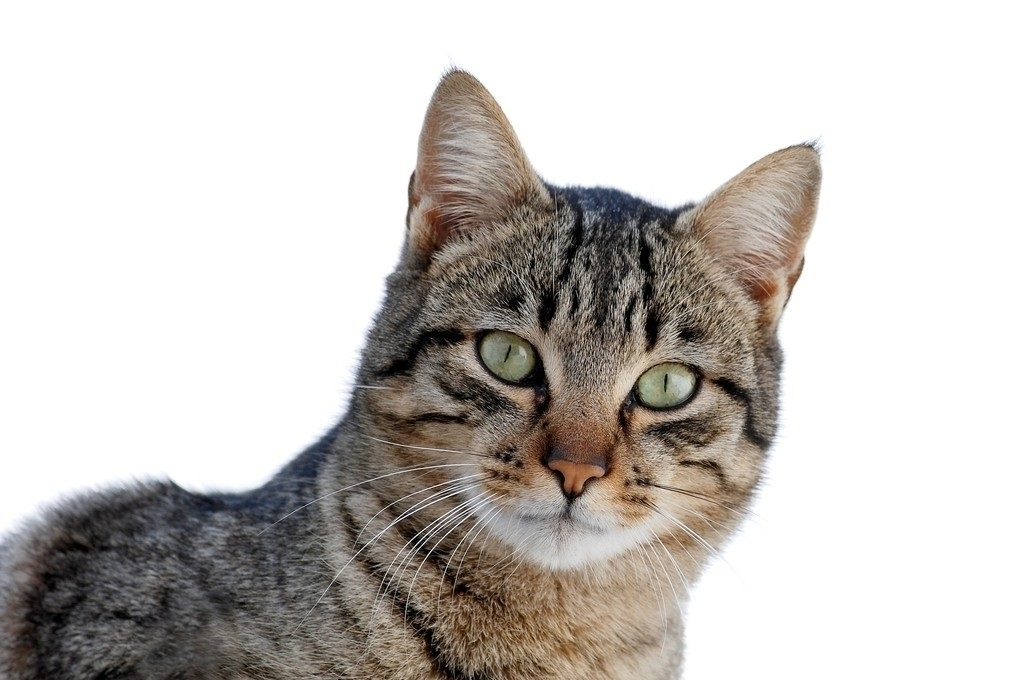
%> input picture Lab/Lab of Week 9/pooling_operation_exercise/cat_input.jpg, 1024 x 680 px
$ octave code.m   (GNU Octave 9; MATLAB toolbox functions it lacks are replaced by stand-ins)
%> lines starting %> are read from the running program, lines starting %| are printed output that depends on the picture
% make sure to change the matlab working directory before execution
%% initialization
clear;
close all;
clc;

%% read the input image
% format the input image into grey channel,
% double data type and range of [0 1]
im = imread('cat_input.jpg');
%> im is the input picture: size 680x1024x3 uint8; mean R, G, B 200, 195.8, 192.1
im = rgb2gray(im);
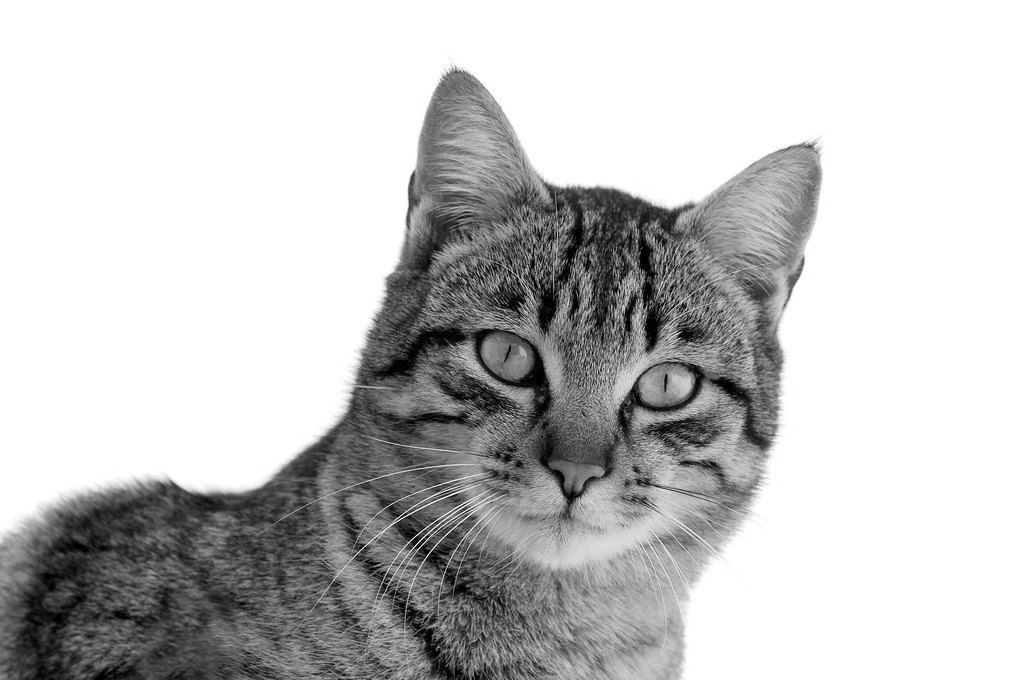
%> im: size 680x1024 uint8; min 0, max 255, mean 196.6
im = double(im);
%> im: size 680x1024 double
im = im/255;

%% resize the input
% make sure the size can be divided exactly by scale
% if the size of input is 321x426 and the scale is 2
% then we need to resize 321 to 320 or 322
% so that it can be divided exactly by 2
im = imresize(im,[512 1024]);
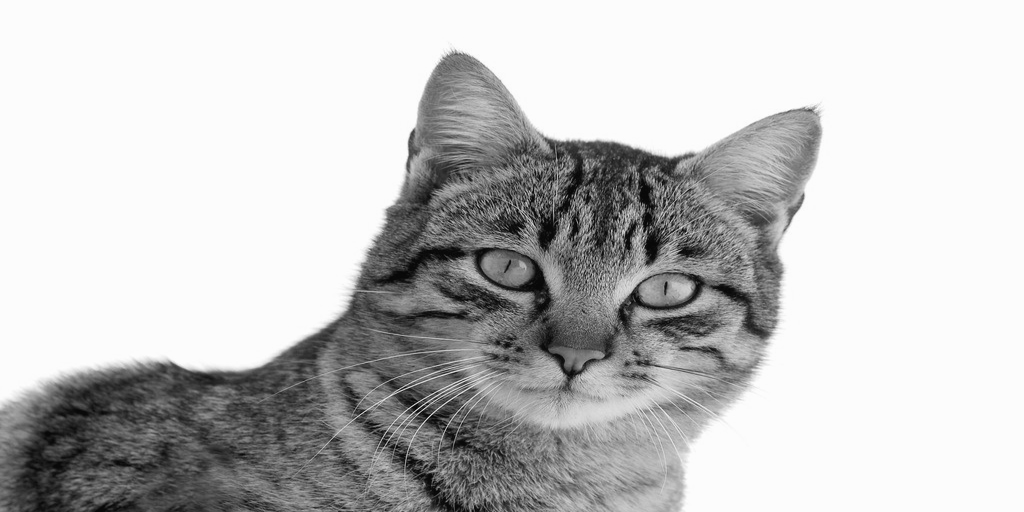
%> im: size 512x1024 double; min -0.0338, max 1.01, mean 0.771; drawn with min black and max white

%% max pooling the input
% change ... to your own computer path (no space in path)
% e.g. C:\Users\Desktop\intro_to_cnn\pooling_operation_exercise\MaxPooling_function
addpath ...

% [output, idx] = MaxPooling(input, [scale scale])
% returns the pooled data (output) with the corresponding indices (idx) in input
%> (the run ends here)
